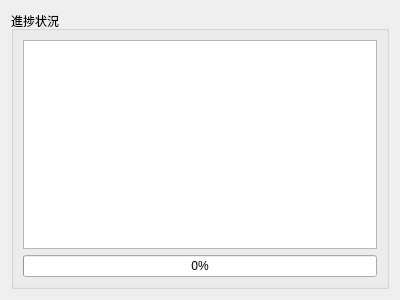
<?xml version="1.0" encoding="UTF-8"?>
<ui version="4.0">
 <class>progress_bar_ui</class>
 <widget class="QWidget" name="progress_bar_ui">
  <property name="geometry">
   <rect>
    <x>0</x>
    <y>0</y>
    <width>400</width>
    <height>300</height>
   </rect>
  </property>
  <property name="windowTitle">
   <string>Form</string>
  </property>
  <layout class="QHBoxLayout" name="horizontalLayout">
   <item>
    <widget class="QGroupBox" name="groupBox">
     <property name="title">
      <string>進捗状況</string>
     </property>
     <layout class="QVBoxLayout" name="verticalLayout">
      <item>
       <widget class="QPlainTextEdit" name="plainTextEdit">
        <property name="readOnly">
         <bool>true</bool>
        </property>
       </widget>
      </item>
      <item>
       <widget class="QProgressBar" name="progressBar">
        <property name="value">
         <number>0</number>
        </property>
       </widget>
      </item>
     </layout>
    </widget>
   </item>
  </layout>
 </widget>
 <resources/>
 <connections/>
</ui>
